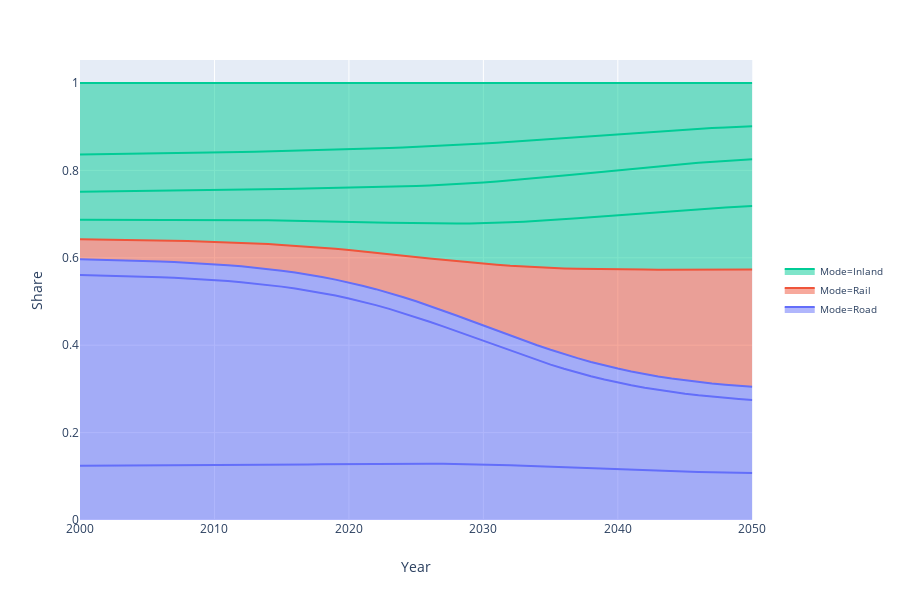
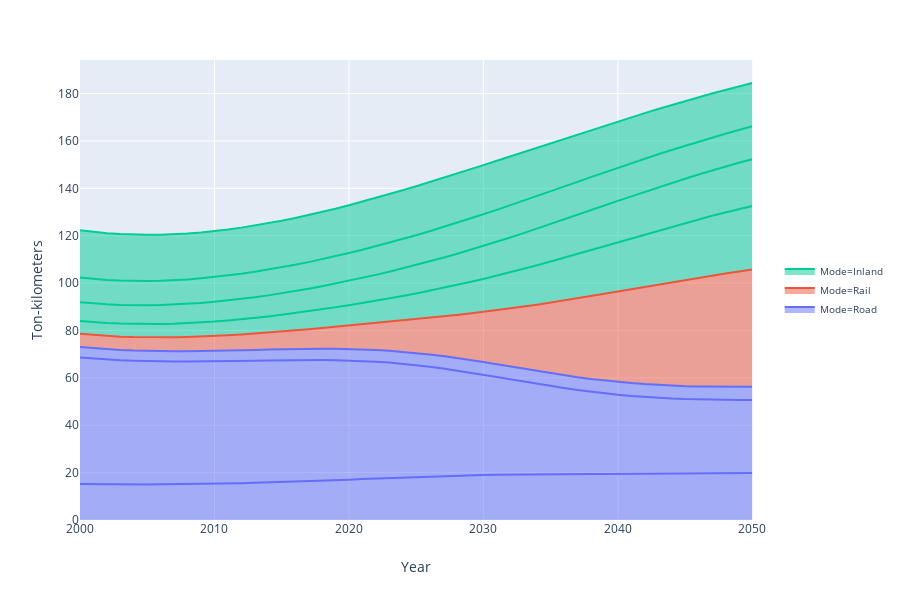
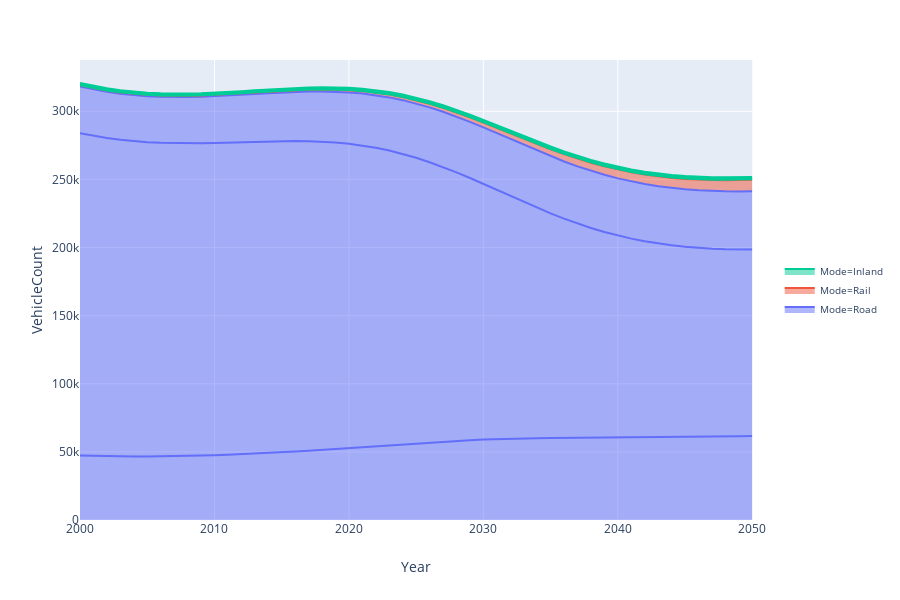

Notebook code cell kept with these figures, in order:
### Code cell
###    R U N   F U N C T I O N S   F R E I G H T   T R A N S P O R T 

### calculates shares per vehicle type
dfHF, DHF = RoadFirst(x, PolyHF)
BinaryShifts(x, DHF, 'Freight', figs=False)
PlotService(x, dfHF, y='Share', scn='HoogFreight', figs=True)
PlotService(x, dfHF, y='Ton-kilometers', scn='HoogFreight', figs=True)

### translates service demand to amount of vehicles needed
dfHF, STVhf = ServiceToFreightVehicles(x, dfHF, figs=True)
# BinaryShifts(x, STVhp, 'StV', figs=True)
PlotService(x, dfHF, y='VehicleCount', scn='HoogPerson', figs=True)
